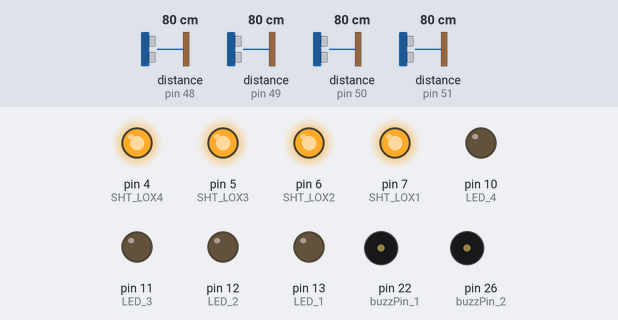
This sketch was run on a simulated Arduino Mega 2560, built with avr-gcc and run on an emulated ATmega2560. Shown: output pins drawn as LEDs (lit = HIGH), buzzer (waves = sounding, pin HIGH). The inputs (shaded band) are chosen by the test bench; at power-on: distance to the obstacle (sensors on pin 48, pin 49, pin 50, pin 51) 80 cm. What the sketch prints to the serial monitor is not drawn.

Above: at 0.1 s.
Timing chart, 0 to 1.6 s (numbered marks = the images above):
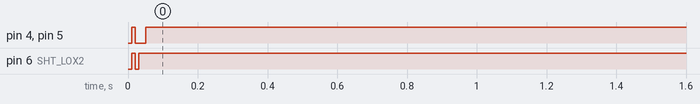

The sketch:

cuatro_sensores.ino
```cpp
// notas y frecuencias
#define DO 4186.01
#define RE 4698.64
#define MI 5274.04
#define FA 5587.66
#define SOL 6271.92
#define LA 7040.00
#define SI 7902.14


int cuerda_1[] = {
  DO, RE
};
int cuerda_2[] = {
  MI, FA
};
int cuerda_3[] = {
  SOL, LA
};
int cuerda_4[] = {
  SI
};

int buzzPin_1 = 22;
int buzzPin_2 = 26;
#include "Adafruit_VL53L0X.h"

// address we will assign if dual sensor is present
#define LOX1_ADDRESS 0x30
#define LOX2_ADDRESS 0x31
#define LOX3_ADDRESS 0X32
#define LOX4_ADDRESS 0X33
// set the pins to shutdown
#define SHT_LOX1 7
#define SHT_LOX2 6
#define SHT_LOX3 5
#define SHT_LOX4 4


// objects for the vl53l0x
Adafruit_VL53L0X lox1 = Adafruit_VL53L0X();
Adafruit_VL53L0X lox2 = Adafruit_VL53L0X();
Adafruit_VL53L0X lox3 = Adafruit_VL53L0X();
Adafruit_VL53L0X lox4 = Adafruit_VL53L0X();

// this holds the measurement
VL53L0X_RangingMeasurementData_t measure1;
VL53L0X_RangingMeasurementData_t measure2;
VL53L0X_RangingMeasurementData_t measure3;
VL53L0X_RangingMeasurementData_t measure4;
/*
    Reset all sensors by setting all of their XSHUT pins low for delay(10), then set all XSHUT high to bring out of reset
    Keep sensor #1 awake by keeping XSHUT pin high
    Put all other sensors into shutdown by pulling XSHUT pins low
    Initialize sensor #1 with lox.begin(new_i2c_address) Pick any number but 0x29 and it must be under 0x7F. Going with 0x30 to 0x3F is probably OK.
    Keep sensor #1 awake, and now bring sensor #2 out of reset by setting its XSHUT pin high.
    Initialize sensor #2 with lox.begin(new_i2c_address) Pick any number but 0x29 and whatever you set the first sensor to
*/
void setID() {
  // all reset
  digitalWrite(SHT_LOX1, LOW);
  digitalWrite(SHT_LOX2, LOW);
  digitalWrite(SHT_LOX3, LOW);
  digitalWrite(SHT_LOX4, LOW);
  delay(10);

  // all unreset
  digitalWrite(SHT_LOX1, HIGH);
  digitalWrite(SHT_LOX2, HIGH);
  digitalWrite(SHT_LOX3, HIGH);
  digitalWrite(SHT_LOX4, HIGH);
  delay(10);

  // activating LOX1 and resetting LOX2
  digitalWrite(SHT_LOX1, HIGH);
  digitalWrite(SHT_LOX2, LOW);
  digitalWrite(SHT_LOX3, LOW);
  digitalWrite(SHT_LOX4, LOW);

  // initing LOX1
  if (!lox1.begin(LOX1_ADDRESS)) {
    Serial.println(F("Failed to boot first VL53L0X"));
    while (1);
  }
  delay(10);

  // activating LOX2
  digitalWrite(SHT_LOX2, HIGH);
  delay(10);

  //initing LOX2
  if (!lox2.begin(LOX2_ADDRESS)) {
    Serial.println(F("Failed to boot second VL53L0X"));
    while (1);
  }

  // activating LOX3
  digitalWrite(SHT_LOX3, HIGH);
  delay(10);

  //initing LOX3
  if (!lox3.begin(LOX3_ADDRESS)) {
    Serial.println(F("Failed to boot second VL53L0X"));
    while (1);
  }

  // activating LOX4
  digitalWrite(SHT_LOX4, HIGH);
  delay(10);

  //initing LOX4
  if (!lox4.begin(LOX4_ADDRESS)) {
    Serial.println(F("Failed to boot second VL53L0X"));
    while (1);
  }
}

void read_dual_sensors() {

  lox1.rangingTest(&measure1, false); // pass in 'true' to get debug data printout!
  lox2.rangingTest(&measure2, false); // pass in 'true' to get debug data printout!
  lox3.rangingTest(&measure3, false); // pass in 'true' to get debug data printout!
  lox4.rangingTest(&measure4, false); // pass in 'true' to get debug data printout!

  // print sensor one reading

}
const int LED_1 = 13;
const int LED_2 = 12;
const int LED_3 = 11;
const int LED_4 = 10;


void setup() {
  Serial.begin(115200);
  pinMode(buzzPin_1, OUTPUT);
  pinMode(buzzPin_2, OUTPUT);
  pinMode(LED_1, OUTPUT);
  pinMode(LED_2, OUTPUT);
  pinMode(LED_3, OUTPUT);
  pinMode(LED_4, OUTPUT);

  // wait until serial port opens for native USB devices
  while (! Serial) {
    delay(1);
  }

  pinMode(SHT_LOX1, OUTPUT);
  pinMode(SHT_LOX2, OUTPUT);
  pinMode(SHT_LOX3, OUTPUT);
  pinMode(SHT_LOX4, OUTPUT);


  Serial.println(F("Shutdown pins inited..."));

  digitalWrite(SHT_LOX1, LOW);
  digitalWrite(SHT_LOX2, LOW);
  digitalWrite(SHT_LOX3, LOW);
  digitalWrite(SHT_LOX4, LOW);
  Serial.println(F("Both in reset mode...(pins are low)"));


  Serial.println(F("Starting..."));
  setID();

}

void loop() {
  read_dual_sensors();
  if (measure1.RangeMilliMeter > 100 || measure2.RangeMilliMeter > 100) {
    if (measure1.RangeMilliMeter < 100 ) {
      if (measure1.RangeMilliMeter < 70 && measure1.RangeMilliMeter > 40) {
        tone(buzzPin_1, cuerda_1[1]);
        Serial.println("DO");
      }
      if (measure1.RangeMilliMeter < 40 && measure1.RangeMilliMeter > 20) {
        tone(buzzPin_1, cuerda_1[0]);
        Serial.println("RE");
      }
    }
    if (measure2.RangeMilliMeter < 100 ) {
      if (measure2.RangeMilliMeter < 70 && measure2.RangeMilliMeter > 40) {
        tone(buzzPin_1, cuerda_2[1]);
        Serial.println("MI");
      }
      if (measure2.RangeMilliMeter < 40 && measure2.RangeMilliMeter > 20) {
        tone(buzzPin_1, cuerda_2[0]);
        Serial.println("FA");
      }
    }
  } else {
    noTone(buzzPin_1);
  }
  if (measure3.RangeMilliMeter > 100 || measure4.RangeMilliMeter > 100) {
    if (measure3.RangeMilliMeter < 100 ) {
      if (measure3.RangeMilliMeter < 70 && measure3.RangeMilliMeter > 40) {
        tone(buzzPin_1, cuerda_3[1]);
        Serial.println("SOL");
      }
      if (measure3.RangeMilliMeter < 40 && measure3.RangeMilliMeter > 20) {
        tone(buzzPin_1, cuerda_3[0]);
        Serial.println("LA");
      }
    }

    if (measure4.RangeMilliMeter < 100 ) {
      if (measure4.RangeMilliMeter < 40 && measure4.RangeMilliMeter > 20) {
        tone(buzzPin_1, cuerda_4[0]);
        Serial.println("SI");
      }
    }
  }else{
    noTone(buzzPin_1);
  }
  delay(1);
}
```
